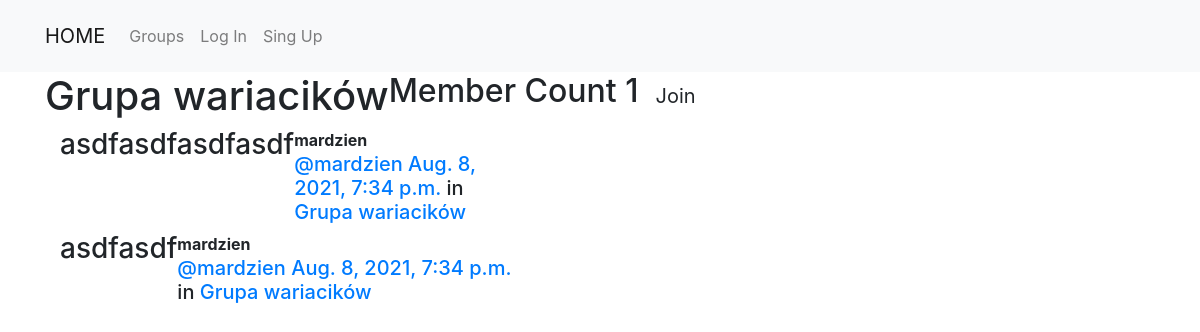
Page /groups/posts/in/grupa-wariacikow on the committed database.
### groups/models.py (models this page shows, shortened)
class Group(models.Model):
    name = models.CharField(max_length=255)
    slug = models.SlugField(allow_unicode=True, unique=True)
    description = models.TextField(blank=True, default='')
    description_html = models.TextField(editable=False, default='', blank=True)
    members = models.ManyToManyField(User, through='GroupMember')
    class Meta:
        ordering = ['name']

### posts/models.py (models this page shows, shortened)
class Post(models.Model):
    user = models.ForeignKey(User, related_name='posts', on_delete=models.CASCADE)
    created_at = models.DateTimeField(auto_now=True)
    message = models.TextField()
    group = models.ForeignKey(Group, related_name='posts', null=True, blank=True, on_delete=models.CASCADE)
    class Meta:
        ordering = ['-created_at']
        unique_together = ['user', 'message']

### groups/views.py (the view)
# urls.py: path('posts/in/<slug:slug>', views.SingleGroup.as_view(), name='single'),
class SingleGroup(generic.DetailView):
    model = Group

### groups/templates/groups/group_detail.html
{% extends 'groups/group_base.html' %}
{% block pregroup %}
<h1>{{ group.name }}</h1>
<h2>Member Count {{ group.members.count }}</h2>
<div class="content">
    {% if user in group.members.all %}
        <a href="{% url 'groups:leave' slug=group.slug %}" class="btn btn-lg btn-fill btn-warning">
            <span class="glyphicon glyphicon-remove-circle">Leave</span>
        </a>
    {% else %}
        <a href="{% url 'groups:join' slug=group.slug %}" class="btn btn-lg btn-fill btn-default">
            <span class="glyphicon glyphicon-ok-circle">Join</span>
        </a>
    {% endif %}
</div>
{% endblock pregroup %}
{% block group_content %}
    <div class="col-md-8">
        {% if group.posts.count == 0 %}
            <h2>No posts in this group yet!</h2>
        {% else %}
            {% for post in group.posts.all %}
                {% include 'posts/_post.html' %}
            {% endfor %}
        {% endif %}
    </div>
{% endblock group_content %}

### posts/templates/posts/_post.html (shortened to what this page needs)
<div class="post media">
	<h3>{{ post.message|safe }}</h3>
	<div class="media-body">
		<strong>{{ post.user.username }}</strong>
		<h5 class="media-heading">
			<span class="username"><a href="{% url 'posts:for_user' username=post.user.username %}">@{{ post.user.username }}</a></span>
			<time class="time"><a href="{% url 'posts:single' username=post.user.username pk=post.pk %}">{{ post.created_at }}</a></time>
			{% if post.group %}
			<span class="group-name">in <a href="#">{{ post.group.name }}</a></span>
			{% endif %}
		</h5>
	</div>
</div>

### rows in the picture
Group: name "Grupa wariacików", members.count "1"
Post: message "asdfasdfasdfasdf", user.username "mardzien", created_at "Aug. 8, 2021, 7:34 p.m.", group.name "Grupa wariacików"
Post: message "asdfasdf", user.username "mardzien", created_at "Aug. 8, 2021, 7:34 p.m.", group.name "Grupa wariacików"
